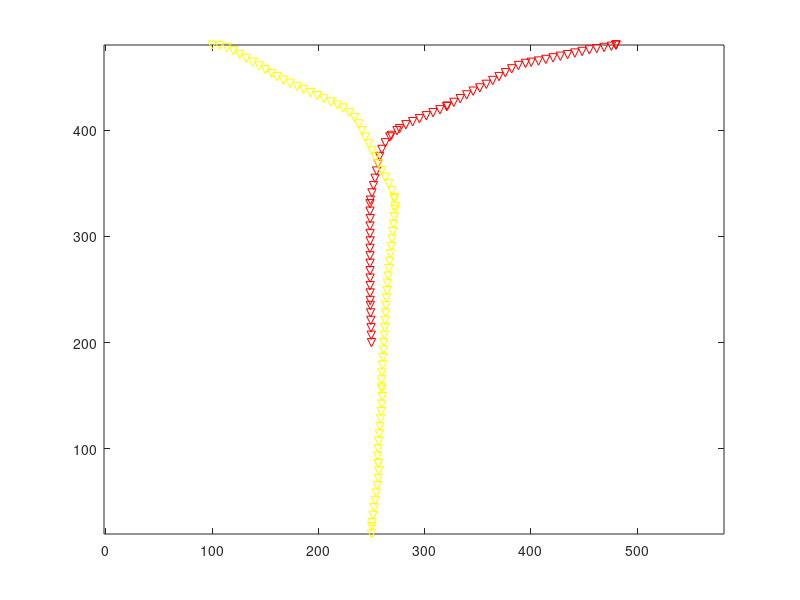

Source code (MATLAB): (Note: this script raises an error after producing the figure.)
clearvars
close all
rand('state',1);

env.x_max = 500;
env.y_max = 500;
x_max=500;
y_max=500;
width_c=50;
width_b=100;
l_block=0.5*(x_max-width_c);
h_block=(y_max-2*width_b);
obstacle1 = [0,width_b,l_block,h_block];
obstacle2 = [x_max-l_block,width_b,l_block,h_block];
ob_vec=[obstacle1;obstacle2];
env.ob_vec=ob_vec;

EPS = 10;
rho=40;
    BETA=EPS/rho; 
numNodes=2000;

% 7-10 deconfliciton
dt=0.1;

confliction_init.notCollided=1;

%% Agent1
agent1.q_start.coord = [250 200];
agent1.q_start.dir=pi/2; 
agent1.q_start.cost = 0;
agent1.q_start.parent = 0;

agent1.q_goal.coord = [x_max-20 y_max-20];
agent1.q_goal.cost = 0;
agent1.q_goal.dir=0;

agent1.speedmode=0;
agent1.q_ci=agent1.q_start;

agent1.i=2; %used for path following

agent1.confliction=confliction_init;


%% Agent2
agent2.q_start.coord = [100 y_max-20];
agent2.q_start.dir=0; 
agent2.q_start.cost = 0;
agent2.q_start.parent = 0;

agent2.q_goal.coord = [250 20];
agent2.q_goal.cost = 0;
agent2.q_goal.dir=-pi/2;

agent2.speedmode=0;
agent2.q_ci=agent2.q_start;

agent2.i=2;

agent2.confliction=confliction_init;

% load('path')
% agent1.path=newpath;
% agent1.i=2;

% load('path_data')
load('newpath_data3')
agent1.path=newpath1;
agent2.path=newpath2;


% plot_env(env,1)
plot(agent1.path(:,1),agent1.path(:,2),'rv')
hold on
plot(agent2.path(:,1),agent2.path(:,2),'yv')
axis equal
% axis([10 50 10 50])

% state_check1=[];
% state_check2=[];
dist_agent=[];

Agents=[agent1; agent2];

for t=0:dt:80
    t
%     agent1=controlFollowPath(agent1,rho,EPS,dt);
%     agent2=controlFollowPath(agent2,rho,EPS,dt);

%--------
    Agents=control(Agents,rho,EPS,dt);
    for i=1:2
        plot(Agents(i).q_ci.coord(1),Agents(i).q_ci.coord(2),'b.')
        hold on
        temp=Agents(i);
        plot(Agents(i).path(temp.i,1), Agents(i).path(temp.i,2),'g.')
        if ~Agents(i).confliction.notCollided
            plot(Agents(i).confliction.center(1), Agents(i).confliction.center(2),'ko')
            plot(Agents(i).confliction.leave(1), Agents(i).confliction.leave(2),'k.')
            
        end
        drawnow
    end
%     [Agents(1).speedmode Agents(2).speedmode]
    %-----------
%     agent1.i
%     plot(agent1.q_ci.coord(1),agent1.q_ci.coord(2),'b.')
%     agent1.i
%     plot(agent2.q_ci.coord(1),agent2.q_ci.coord(2),'b.')
%     drawnow
% %     pause(0.5)
%     [temp1,temp2]=checkNoAgentCollisionInit(agent1,agent2);
%     state_check1=[state_check1 temp1.notCollided];
%     state_check2=[state_check2 temp2.notCollided];
%     if ~temp1.notCollided
%         plot(temp1.approach(1,1),temp1.approach(1,2),'k.')
%         plot(temp1.leave(1,1),temp1.leave(1,2),'k.')
%         plot(temp2.approach(1,1),temp2.approach(1,2),'k.')
%         plot(temp2.leave(1,1),temp2.leave(1,2),'k.')
%         plot(temp1.center(1,1),temp1.center(1,2),'ko','LineWidth',1.5)
%     end
        
    dist_agent=[dist_agent norm(Agents(1).q_ci.coord-Agents(2).q_ci.coord)];
%     hold on;
end

% figure(2)
% plot(state_check1)
% hold on
% plot(state_check2,'--')

figure(3)
plot(0:dt:80,dist_agent)
